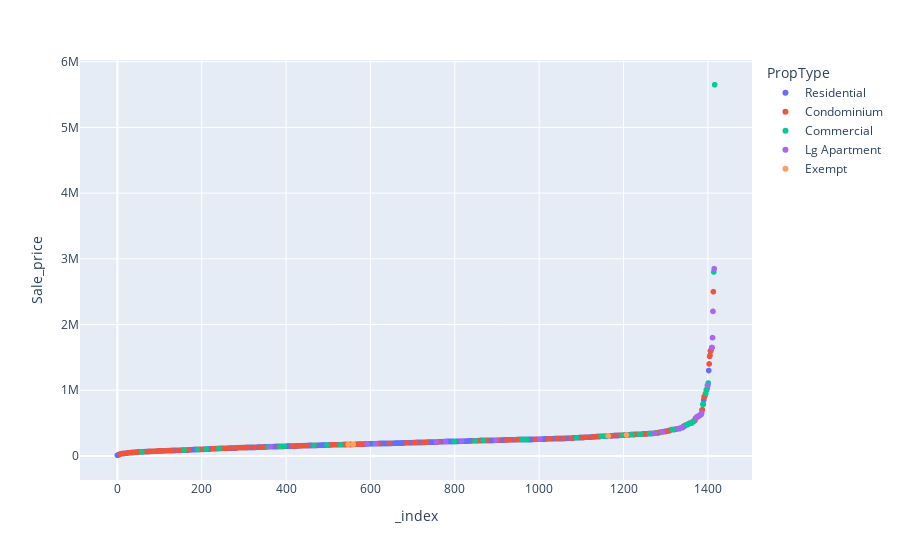

The notebook cell saved with this chart:
### Code cell
df_sorted_price = df.sort_values(by="Sale_price", ascending=True).reset_index()
px.scatter(df_sorted_price, df_sorted_price.index, "Sale_price", color="PropType")

### Figure 1 — Plotly figure (JSON) as saved in the notebook; plotly's stock layout.template omitted (floating-point values rounded to 4 significant figures; data arrays with more than 128 entries replaced by an {"elided": "..."} marker saying what was removed)
{"data": [{"hovertemplate": "PropType=Residential<br>_index=%{x}<br>Sale_price=%{y}<extra></extra>", "legendgroup": "Residential", "marker": {"color": "#636efa", "symbol": "circle"}, "mode": "markers", "name": "Residential", "showlegend": true, "type": "scattergl", "x": {"elided": "1172 int values"}, "xaxis": "x", "y": {"elided": "1172 int values"}, "yaxis": "y"}, {"hovertemplate": "PropType=Condominium<br>_index=%{x}<br>Sale_price=%{y}<extra></extra>", "legendgroup": "Condominium", "marker": {"color": "#EF553B", "symbol": "circle"}, "mode": "markers", "name": "Condominium", "showlegend": true, "type": "scattergl", "x": {"elided": "171 int values"}, "xaxis": "x", "y": {"elided": "171 int values"}, "yaxis": "y"}, {"hovertemplate": "PropType=Commercial<br>_index=%{x}<br>Sale_price=%{y}<extra></extra>", "legendgroup": "Commercial", "marker": {"color": "#00cc96", "symbol": "circle"}, "mode": "markers", "name": "Commercial", "showlegend": true, "type": "scattergl", "x": [58, 158, 190, 211, 241, 357, 386, 396, 466, 497, 529, 611, 799, 848, 868, 959, 970, 1089, 1147, 1158, 1198, 1220, 1238, 1240, 1262, 1267, 1275, 1290, 1315, 1316, 1328, 1333, 1335, 1350, 1354, 1362, 1364, 1376, 1381, 1384, 1388, 1395, 1396, 1397, 1399, 1401, 1414, 1416], "xaxis": "x", "y": [60000, 90000, 98000, 105000, 112500, 138000, 145000, 147000, 160000, 165000, 170000, 185000, 220000, 230000, 235000, 250000, 250000, 275000, 300000, 300000, 315000, 325000, 330000, 330000, 340000, 340000, 349000, 364400, 400000, 400000, 410000, 415000, 425000, 475000, 490000, 500000, 520000, 600000, 620000, 630000, 785000, 950000, 1000000, 1000000, 1075000, 1110000, 2800000, 5650000], "yaxis": "y"}, {"hovertemplate": "PropType=Lg Apartment<br>_index=%{x}<br>Sale_price=%{y}<extra></extra>", "legendgroup": "Lg Apartment", "marker": {"color": "#ab63fa", "symbol": "circle"}, "mode": "markers", "name": "Lg Apartment", "showlegend": true, "type": "scattergl", "x": [363, 592, 613, 756, 778, 816, 897, 1001, 1273, 1292, 1330, 1339, 1373, 1378, 1382, 1385, 1400, 1409, 1410, 1411, 1412, 1415], "xaxis": "x", "y": [140000, 183000, 185000, 210000, 218000, 225000, 239900, 255000, 346000, 365000, 415000, 430000, 580000, 610000, 625000, 650000, 1075000, 1650000, 1650000, 1800000, 2200000, 2850000], "yaxis": "y"}, {"hovertemplate": "PropType=Exempt<br>_index=%{x}<br>Sale_price=%{y}<extra></extra>", "legendgroup": "Exempt", "marker": {"color": "#FFA15A", "symbol": "circle"}, "mode": "markers", "name": "Exempt", "showlegend": true, "type": "scattergl", "x": [547, 559, 1164, 1207], "xaxis": "x", "y": [175000, 176000, 305000, 320000], "yaxis": "y"}], "layout": {"legend": {"title": {"text": "PropType"}, "tracegroupgap": 0}, "margin": {"t": 60}, "xaxis": {"anchor": "y", "domain": [0, 1], "title": {"text": "_index"}}, "yaxis": {"anchor": "x", "domain": [0, 1], "title": {"text": "Sale_price"}}}}
